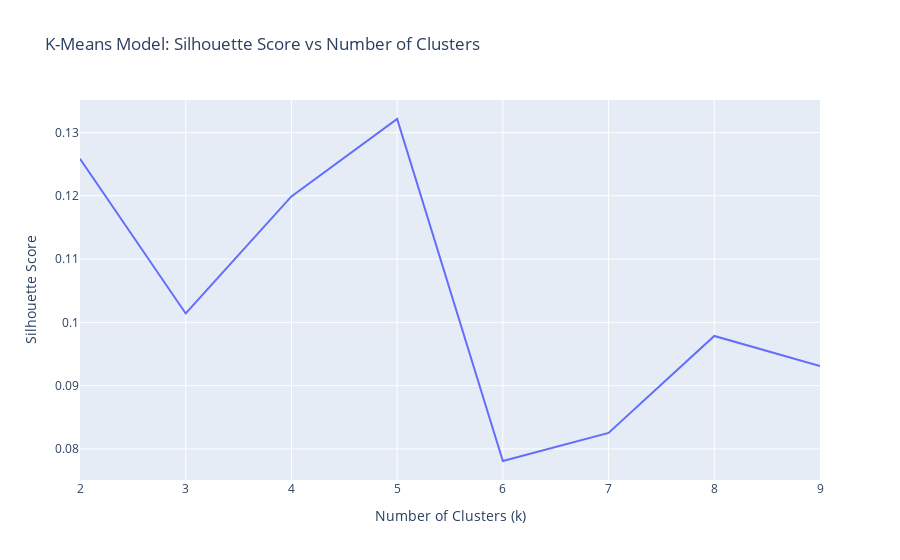

Write notebook code for a chart like this one.
### Markdown cell above
k on 5

### Code cell
# Create a line plot of `silhouette_scores` vs `n_clusters`
fig = px.line(
    x= n_clusters,
    y= silhouette_scores,
    title= 'K-Means Model: Silhouette Score vs Number of Clusters'
)
fig.update_layout(
    xaxis_title= 'Number of Clusters (k)',
    yaxis_title= 'Silhouette Score'
)
fig.show()

### Figure 1 — Plotly figure (JSON) as saved in the notebook; plotly's stock layout.template omitted (floating-point values rounded to 4 significant figures)
{"data": [{"hovertemplate": "x=%{x}<br>y=%{y}<extra></extra>", "legendgroup": "", "line": {"color": "#636efa", "dash": "solid"}, "marker": {"symbol": "circle"}, "mode": "lines", "name": "", "orientation": "v", "showlegend": false, "type": "scatter", "x": [2, 3, 4, 5, 6, 7, 8, 9], "xaxis": "x", "y": [0.1259, 0.1014, 0.1199, 0.1321, 0.07809, 0.08253, 0.09786, 0.09308], "yaxis": "y"}], "layout": {"legend": {"tracegroupgap": 0}, "title": {"text": "K-Means Model: Silhouette Score vs Number of Clusters"}, "xaxis": {"anchor": "y", "domain": [0, 1], "title": {"text": "Number of Clusters (k)"}}, "yaxis": {"anchor": "x", "domain": [0, 1], "title": {"text": "Silhouette Score"}}}}
